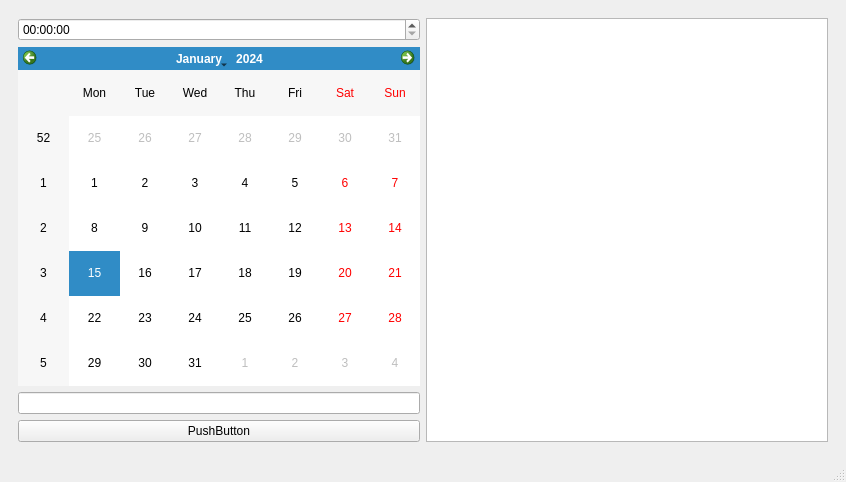
<?xml version="1.0" encoding="UTF-8"?>
<ui version="4.0">
 <class>MainWindow</class>
 <widget class="QMainWindow" name="MainWindow">
  <property name="geometry">
   <rect>
    <x>0</x>
    <y>0</y>
    <width>846</width>
    <height>482</height>
   </rect>
  </property>
  <property name="windowTitle">
   <string>MainWindow</string>
  </property>
  <widget class="QWidget" name="centralwidget">
   <layout class="QHBoxLayout" name="horizontalLayout">
    <item>
     <widget class="QWidget" name="widget" native="true">
      <layout class="QHBoxLayout" name="horizontalLayout_3">
       <item>
        <layout class="QVBoxLayout" name="verticalLayout_3">
         <item>
          <widget class="QTimeEdit" name="timeEdit"/>
         </item>
         <item>
          <widget class="QCalendarWidget" name="calendarWidget"/>
         </item>
         <item>
          <widget class="QLineEdit" name="lineEdit"/>
         </item>
         <item>
          <widget class="QPushButton" name="pushButton">
           <property name="text">
            <string>PushButton</string>
           </property>
          </widget>
         </item>
        </layout>
       </item>
       <item>
        <layout class="QHBoxLayout" name="horizontalLayout_2">
         <item>
          <layout class="QVBoxLayout" name="verticalLayout_4">
           <item>
            <widget class="QListWidget" name="listWidget"/>
           </item>
          </layout>
         </item>
        </layout>
       </item>
      </layout>
     </widget>
    </item>
   </layout>
  </widget>
  <widget class="QMenuBar" name="menubar">
   <property name="geometry">
    <rect>
     <x>0</x>
     <y>0</y>
     <width>846</width>
     <height>26</height>
    </rect>
   </property>
  </widget>
  <widget class="QStatusBar" name="statusbar"/>
 </widget>
 <resources/>
 <connections/>
</ui>
